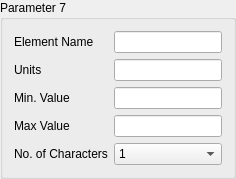
        <widget class="QGroupBox" name="groupBox_7">
         <property name="title">
          <string>Parameter 7</string>
         </property>
         <layout class="QFormLayout" name="formLayout_7">
          <item row="0" column="0">
           <widget class="QLabel" name="label_38">
            <property name="text">
             <string>Element Name</string>
            </property>
           </widget>
          </item>
          <item row="0" column="1">
           <widget class="QLineEdit" name="lineEdit_28"/>
          </item>
          <item row="1" column="0">
           <widget class="QLabel" name="label_36">
            <property name="text">
             <string>Units</string>
            </property>
           </widget>
          </item>
          <item row="1" column="1">
           <widget class="QLineEdit" name="lineEdit_25"/>
          </item>
          <item row="2" column="0">
           <widget class="QLabel" name="label_40">
            <property name="text">
             <string>Min. Value</string>
            </property>
           </widget>
          </item>
          <item row="2" column="1">
           <widget class="QLineEdit" name="lineEdit_27"/>
          </item>
          <item row="3" column="0">
           <widget class="QLabel" name="label_39">
            <property name="text">
             <string>Max Value</string>
            </property>
           </widget>
          </item>
          <item row="3" column="1">
           <widget class="QLineEdit" name="lineEdit_26"/>
          </item>
          <item row="4" column="0">
           <widget class="QLabel" name="label_37">
            <property name="text">
             <string>No. of Characters</string>
            </property>
           </widget>
          </item>
          <item row="4" column="1">
           <widget class="QComboBox" name="comboBox_7">
            <item>
             <property name="text">
              <string>1</string>
             </property>
            </item>
            <item>
             <property name="text">
              <string>2</string>
             </property>
            </item>
            <item>
             <property name="text">
              <string>3</string>
             </property>
            </item>
            <item>
             <property name="text">
              <string>4</string>
             </property>
            </item>
            <item>
             <property name="text">
              <string>5</string>
             </property>
            </item>
            <item>
             <property name="text">
              <string>6</string>
             </property>
            </item>
            <item>
             <property name="text">
              <string>7</string>
             </property>
            </item>
            <item>
             <property name="text">
              <string>8</string>
             </property>
            </item>
            <item>
             <property name="text">
              <string>9</string>
             </property>
            </item>
            <item>
             <property name="text">
              <string>10</string>
             </property>
            </item>
            <item>
             <property name="text">
              <string>11</string>
             </property>
            </item>
            <item>
             <property name="text">
              <string>12</string>
             </property>
            </item>
            <item>
             <property name="text">
              <string>13</string>
             </property>
            </item>
            <item>
             <property name="text">
              <string>14</string>
             </property>
            </item>
            <item>
             <property name="text">
              <string>15</string>
             </property>
            </item>
            <item>
             <property name="text">
              <string>16</string>
             </property>
            </item>
            <item>
             <property name="text">
              <string>17</string>
             </property>
            </item>
            <item>
             <property name="text">
              <string>18</string>
             </property>
            </item>
            <item>
             <property name="text">
              <string>19</string>
             </property>
            </item>
            <item>
             <property name="text">
              <string>20</string>
             </property>
            </item>
            <item>
             <property name="text">
              <string>21</string>
             </property>
            </item>
            <item>
             <property name="text">
              <string>22</string>
             </property>
            </item>
            <item>
             <property name="text">
              <string>23</string>
             </property>
            </item>
            <item>
             <property name="text">
              <string>24</string>
             </property>
            </item>
            <item>
             <property name="text">
              <string>25</string>
             </property>
            </item>
            <item>
             <property name="text">
              <string>26</string>
             </property>
            </item>
            <item>
             <property name="text">
              <string>27</string>
             </property>
            </item>
            <item>
             <property name="text">
              <string>28</string>
             </property>
            </item>
            <item>
             <property name="text">
              <string>29</string>
             </property>
            </item>
            <item>
             <property name="text">
              <string>30</string>
             </property>
            </item>
           </widget>
          </item>
         </layout>
        </widget>
